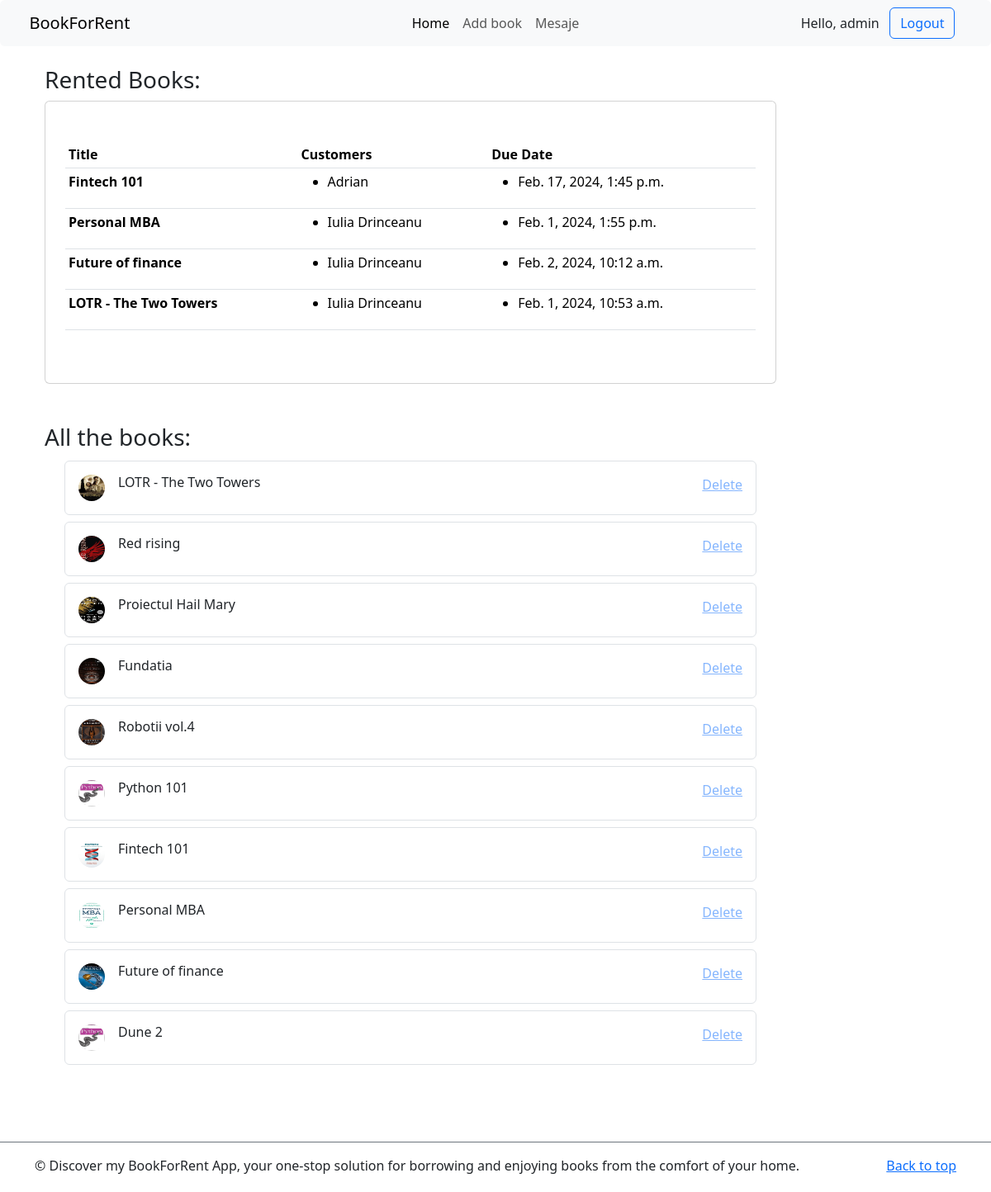
The app's page / (signed in) with its own data.
### core_lib/models.py (models this page shows, shortened)
class Book(models.Model):
    title=models.CharField(max_length=200,null=True)
    author=models.CharField(max_length=200,null=True)
    genres = models.ManyToManyField(Genre)
    image = models.ImageField(upload_to='book_images/')
    quantity = models.IntegerField(default=0)
    rented_at = models.DateTimeField(auto_now_add=True, null=True)
    due_date = models.DateTimeField(default=get_default_due_date)
    total_orders = models.IntegerField(default=0)
    def __str__(self):
        return str(self.title)

class Customer(models.Model):
    user = models.OneToOneField(User, null=True, on_delete=models.CASCADE)
    name=models.CharField(max_length=200,null=True)
    email=models.CharField(max_length=200,null=True)
    date_created=models.DateTimeField(auto_now_add=True,null=True)
    def __str__(self):
        return str(self.name)

### core_lib/views.py (the view)
# urls.py: 2. Add a URL to urlpatterns:  path('', views.home, name='home')
def home(request):
    books=Book.objects.all()
    genres = list(Genre.objects.all())
    genres.insert(0, 'All')  # Add 'All' as the first genre
    carts = Cart.objects.all()
    books_and_customers = {}
    for cart in carts:
        for book in cart.books.all():
            book_title = str(book)
            customer_name = str(cart.customer)
            due_date = book.due_date  # get the due date from the book model
            if book_title not in books_and_customers:
                books_and_customers[book_title] = [(customer_name, due_date)]
            else:
                books_and_customers[book_title].append((customer_name, due_date))
    context = {'books_and_customers': books_and_customers, 'books':books, 'genres': genres}
    if request.user.is_staff:
        return render(request,'core_lib/adminhome.html',context)
    else:
        return render(request,'core_lib/home.html',context)

### core_lib/templates/core_lib/adminhome.html
{% extends 'base.html' %}
{% block content %}
<br>
<div class="container">
<div class="container row">
    <div class="col-lg-10">
        <h3>Rented Books:</h3>
        <div class="card card-body d-flex flex-column flex-md-row p-4 gap-4 py-md-5 align-items-center justify-content-center">
            <table class="table table-sm ">
                <tr>
                    <th>Title</th>
                    <th>Customers</th>
                    <th>Due Date</th>
                </tr>
                {% for book, customers in books_and_customers.items %}
                <tr>
                    <td><b>{{ book }}</b></td>
                    <td>
                        <ul>
                        {% for customer, due_date in customers %}
                            <li>{{ customer }}</li>
                        {% endfor %}
                        </ul>
                    </td>
                    <td>
                        <ul>
                        {% for customer, due_date in customers %}
                            <li>{{ due_date }}</li>
                        {% endfor %}
                        </ul>
                    </td>
                </tr>
                {% endfor %}
            </table>
        </div>
        <br>
        <br>
        <h3>All the books:</h3>
        {% for carte in books %}
            <div class=" p-4 gap-3 py-1 w-100 ">
            <div class="list-group">
              <li  class="list-group-item list-group-item-action d-flex  gap-3 py-3" >
                <img src="{{ carte.image.url }}"  width="32" height="32" class="rounded-circle flex-shrink-0">
                <div class="d-flex gap-1 w-100 justify-content-between gap-3">
                  <div>
                    <h6 class="mb-0">{{carte.title}}</h6>
                  </div>
                  <a class="opacity-50 text-nowrap" href="{% url 'delete_book' carte.id %}"> Delete </a>
                </div>
            </li>
            </div>
        </div>
        {% endfor %}
    </div>
</div>
{% endblock %}

### templates/navbar.html (shortened to what this page needs)
{% load static %}
<nav class="navbar navbar-expand-lg bg-body-tertiary rounded" aria-label="Thirteenth navbar example">
  <div class="container-fluid">
      <a class="navbar-brand col-lg-3 me-0" style="padding-left:2%;" href="{% url 'home' %}">BookForRent</a>
      <ul class="navbar-nav col-lg-6 justify-content-lg-center">
        <li class="nav-item"><a class="nav-link active" aria-current="page" href="{% url 'home' %}">Home</a></li>
        {% if request.user.is_staff %}
        <li class="nav-item"><a href="{% url 'addbook' %}" class="nav-link px-2" aria-current="page">Add book</a></li>
        <li class="nav-item"><a href="{% url 'mesaje' %}" class="nav-link px-2" aria-current="page">Mesaje</a></li>
        {% endif %}
      </ul>
      <div class="d-lg-flex col-lg-3 justify-content-lg-end" style="padding-right:2%;">
        {% if request.user.is_authenticated %}
          <span class="hello-msg d-flex align-items-center justify-content-center">Hello, {{request.user}}  &nbsp;&nbsp; </span><a href="{% url 'logout' %}" class="btn btn-outline-primary me-2">Logout</a>
        {% else %}
          <a href="{% url 'login' %}" class="btn btn-outline-primary me-2">Login</a>
        {% endif %}
      </div>
    </div>
</nav>

### records on screen
Book: books_and_customers "Fintech 101", customers "Feb. 17, 2024, 1:45 p.m.", image (picture), title "Fintech 101"
Customer: customers "Adrian"
Book: books_and_customers "Personal MBA", customers "Feb. 1, 2024, 1:55 p.m.", image (picture), title "Personal MBA"
Customer: customers "Iulia Drinceanu" "Iulia Drinceanu" "Iulia Drinceanu"
Book: books_and_customers "Future of finance", customers "Feb. 2, 2024, 10:12 a.m.", image (picture), title "Future of finance"
Book: books_and_customers "LOTR - The Two Towers", customers "Feb. 1, 2024, 10:53 a.m.", image (picture), title "LOTR - The Two Towers"
Book: image (picture), title "Red rising"
Book: image (picture), title "Proiectul Hail Mary"
Book: image (picture), title "Fundatia"
Book: image (picture), title "Robotii vol.4"
Book: image (picture), title "Python 101"
Book: image (picture), title "Dune 2"

### other values on screen
{{ request.user }} "admin"
